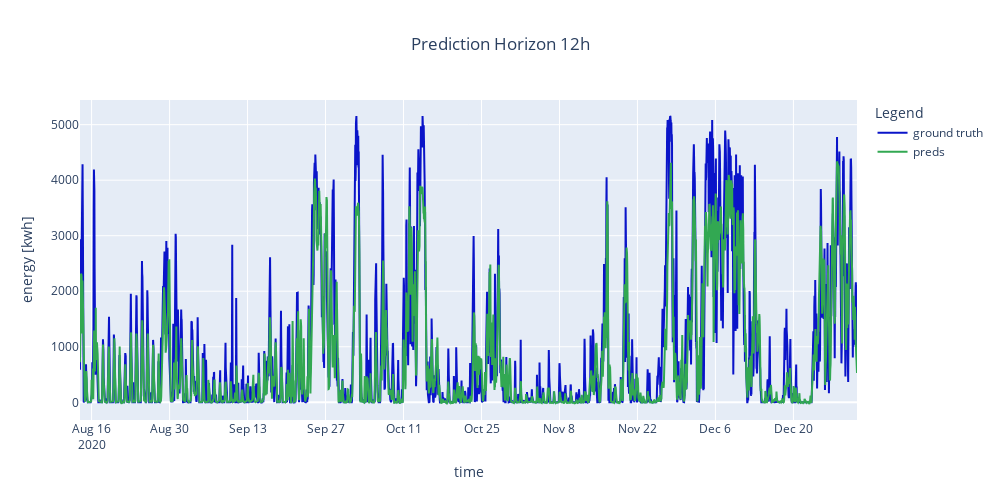

Notebook cell for this chart:
### Code cell
fig = line_chart(12, 'UP_MPNTLCDMRN_1')
fig.show()

### Figure 1 — Plotly figure (JSON) as saved in the notebook; plotly's stock layout.template omitted (floating-point values rounded to 4 significant figures; data arrays with more than 128 entries replaced by an {"elided": "..."} marker saying what was removed)
{"data": [{"line": {"color": "rgb(10, 20, 201)"}, "name": "ground truth", "type": "scatter", "x": {"elided": "3349 str values"}, "y": {"elided": "3349 float values"}}, {"line": {"color": "rgb(50, 168, 82)"}, "name": "preds", "type": "scatter", "x": {"elided": "3349 str values"}, "y": {"elided": "3349 float values"}}], "layout": {"height": 500, "legend": {"title": {"text": "Legend"}}, "title": {"text": "Prediction Horizon 12h", "x": 0.5}, "width": 1000, "xaxis": {"title": {"text": "time"}}, "yaxis": {"title": {"text": "energy [kwh]"}}}}
